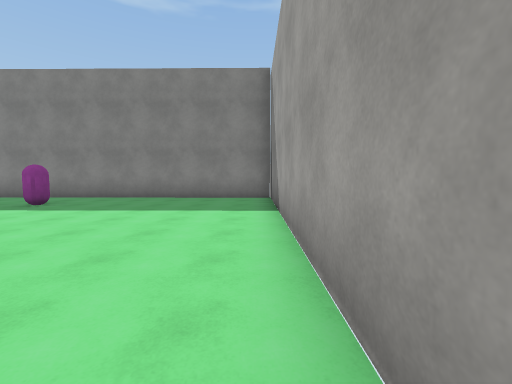
view 1 (above)

18 first-person views from a walk through a Unity game level. The camera is 1.5 m above the floor, tilts 4° down and sees 90° across. The floor is counted in squares, 2 m on a side. Each view is taken from the middle of a square. On the plan, view 1 faces up. The plan holds only what a view shows up to about 9 squares ahead; the rest is blank. The place goes on beyond the plan. The player character is not drawn. Surface patterns are stand-ins for the level's own textures.

view 2
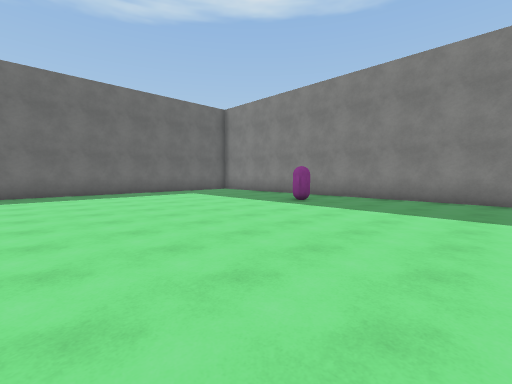

view 3
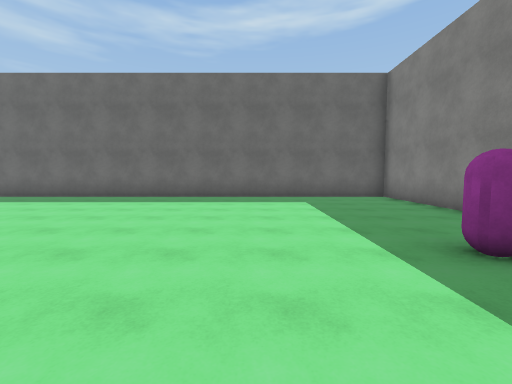

view 4
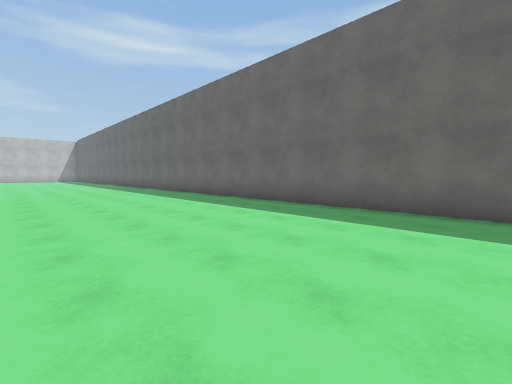

view 5
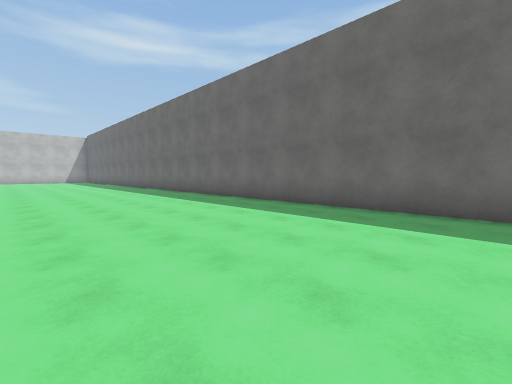

view 6
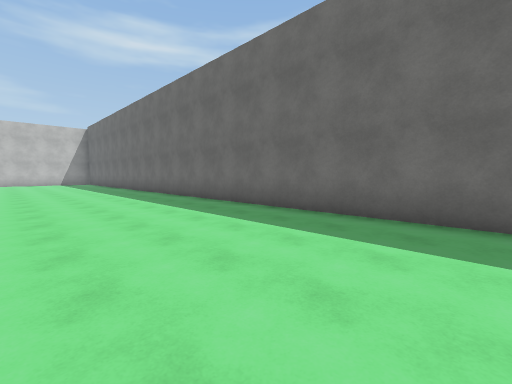

view 7
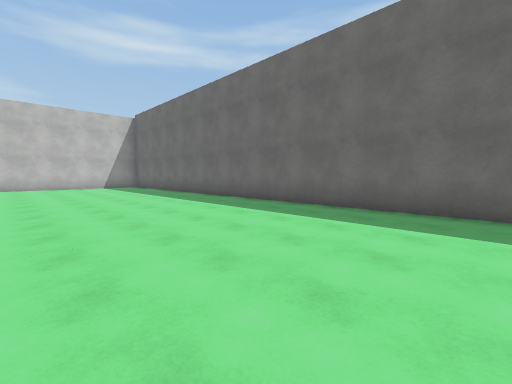

view 8
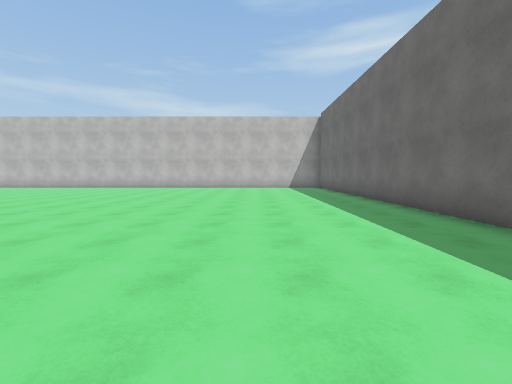

view 9
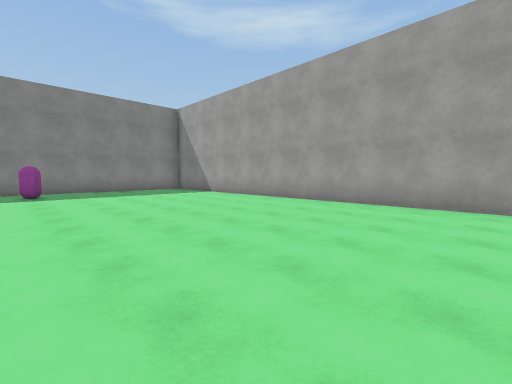

view 10
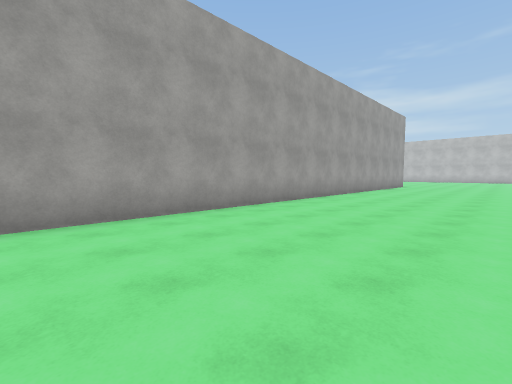

view 11
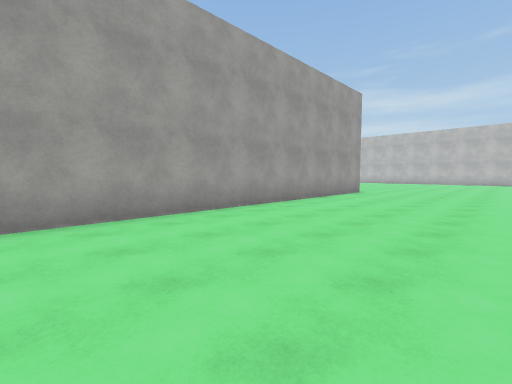

view 12
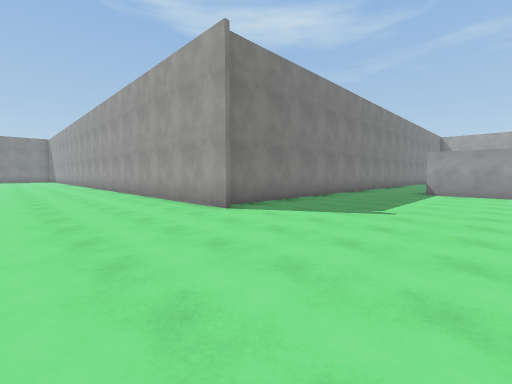

view 13
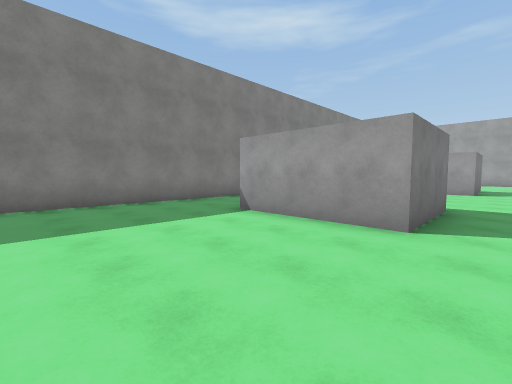

view 14
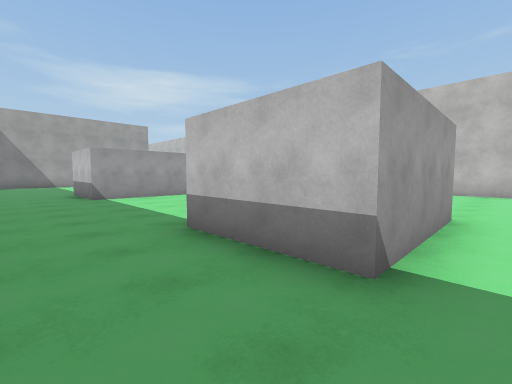

view 15
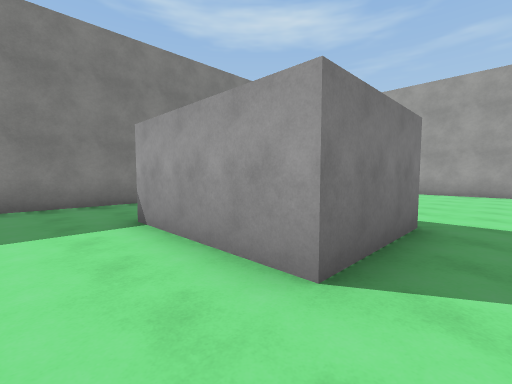

view 16
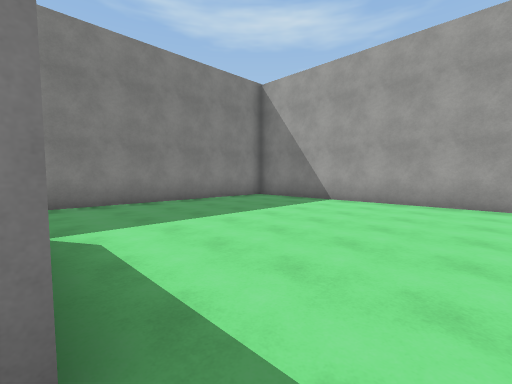

view 17
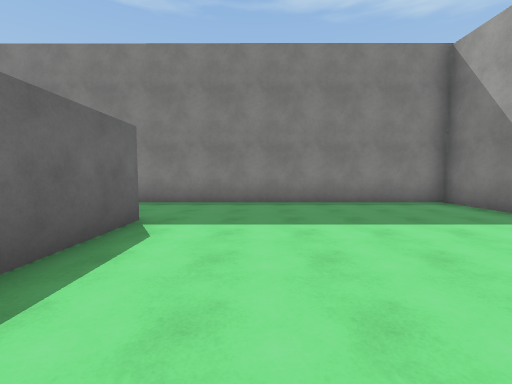

view 18
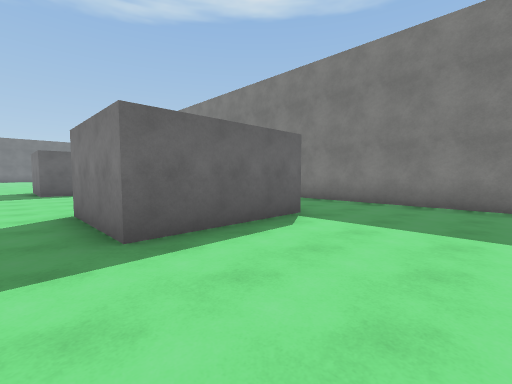

### Floor plan
Points are (right, up) in squares from view 1. A wall is a line through its corners. A room is listed if a view was taken in it or the views show most of it. See-through windows are left out.
Room 1 (views 1, 2, 3, 4, 5, 6, 7, 8, 9, 10, 11, 12, 13, 14)
walls: (0.5, -18.6) (0.5, 8.8); (7.5, -18.3) (0.9, -18.2); (0.5, 8.1) (-11.5, 8.2) (-11.5, -25.1); (7.7, -24.1) (7.7, -20.9)
ways out: opening at (8, -25) to room 2; opening at (8, -19.5) to room 2
objects: other object (-5, 6)
Room 2 (view 15)
walls: (10.2, -23.1) (10.2, -24.1) (7.7, -24.1); (15.5, -24.1) (15.5, -20.9); (10, -18.3) (7.5, -18.3); (7.7, -20.9) (10.2, -20.9); (15.4, -18.3) (13.9, -18.3)
ways out: opening at (8, -25) to room 1; opening at (8, -19.5) to room 1; opening at (15, -25) to room 3; opening at (15, -19.5) to room 3
Room 3 (views 16, 17, 18)
walls: (24.9, -25.1) (24.9, -18.3) (15.4, -18.3); (15.5, -20.9) (18.1, -20.9) (18.1, -24.1) (15.5, -24.1)
ways out: opening at (15, -25) to room 2; opening at (15, -19.5) to room 2

Where each view was taken, in squares from view 1:
view 1: 0 up, 0 right, facing up
view 2: 0 up, 1 left, facing up-left
view 3: 4 up, 3 left, facing left
view 4: 0 up, 6 left, facing down-left
view 5: 4 down, 6 left, facing down-left
view 6: 9 down, 7 left, facing down-left
view 7: 15 down, 6 left, facing down-left
view 8: 16 down, 8 left, facing down
view 9: 4 down, 6 left, facing up-right
view 10: 2 down, 4 left, facing down-right
view 11: 8 down, 4 left, facing down-right
view 12: 23 down, 3 left, facing up-right
view 13: 25 down, 4 right, facing up-right
view 14: 19 down, 7 right, facing down-right
view 15: 25 down, 14 right, facing up-right
view 16: 25 down, 18 right, facing up-right
view 17: 25 down, 20 right, facing up
view 18: 25 down, 21 right, facing up-left
